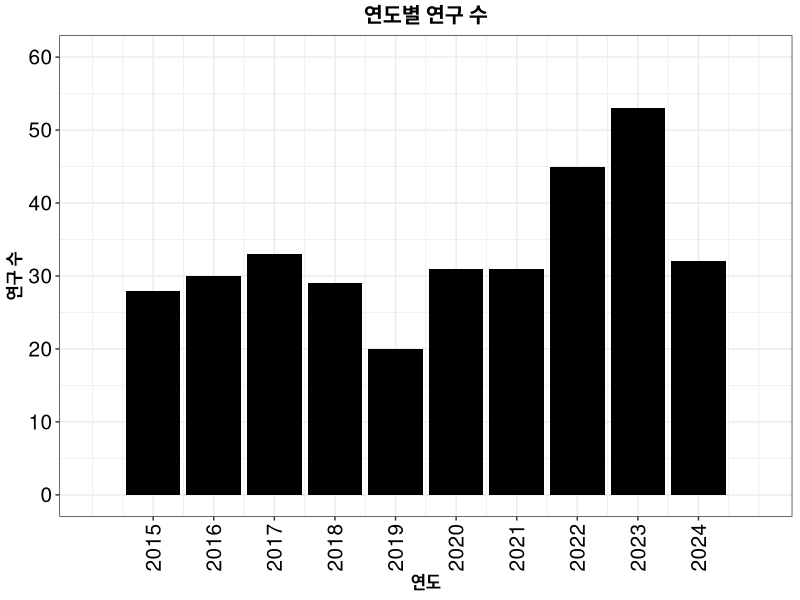
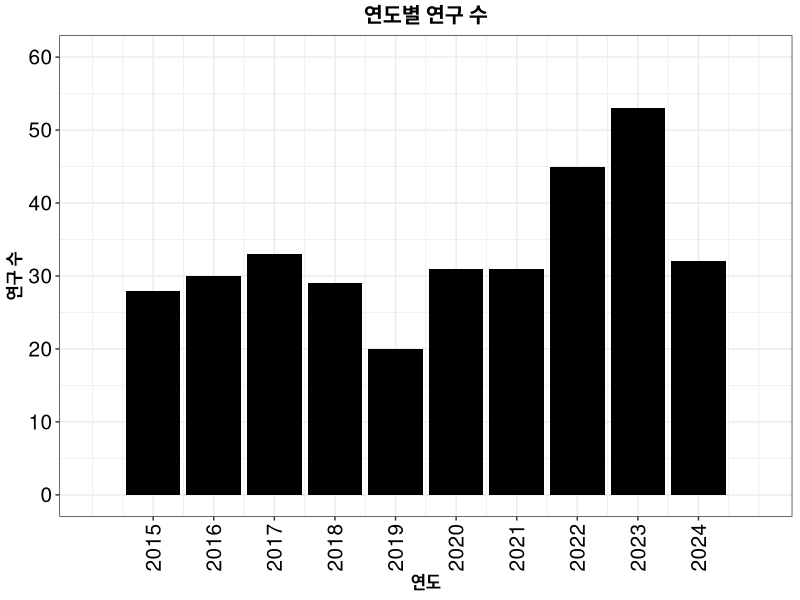

The R script that drew these images, in order:
library(ggplot2)
library(here)
library(readr)

data <- read_csv("./Data/Reproducibility_of_Korean_Archaeology.csv")

ggplot(data) +
    geom_bar(aes(x=data$연도),
             fill='black') +
    theme_bw() +
    theme(legend.position = c(0.08, 0.750),
          legend.background = element_rect(size=0.1, colour="black"),
          legend.margin = margin(10, 20, 10, 10),
          plot.title = element_text(hjust = 0.5,size=15,face='bold')) +
    ggtitle("연도별 연구 수") +
    labs(x = "연도", y = "연구 수") +
    scale_x_continuous(limits = c(2014, 2025), breaks=seq(2015, 2024, 1)) +
    scale_y_continuous(limits = c(0, 60), breaks=seq(0, 60, 10)) +
    theme(plot.caption = element_text(size = 12, hjust = 0),
      axis.text.x = element_text(angle = 90, hjust = 1, vjust = 0.5 ),
      legend.title=element_text(size=18),
      legend.text=element_text(size=15),
      axis.text = element_text(size=15, colour="black"),
      axis.title.x = element_text(size=12, colour="black", face='bold'),
      axis.title.y = element_text(size=12, colour="black", face='bold'))

ggsave(here("./Graph/Fig_1-1.tiff"), dpi=300, width=6, height=6, units='in')
